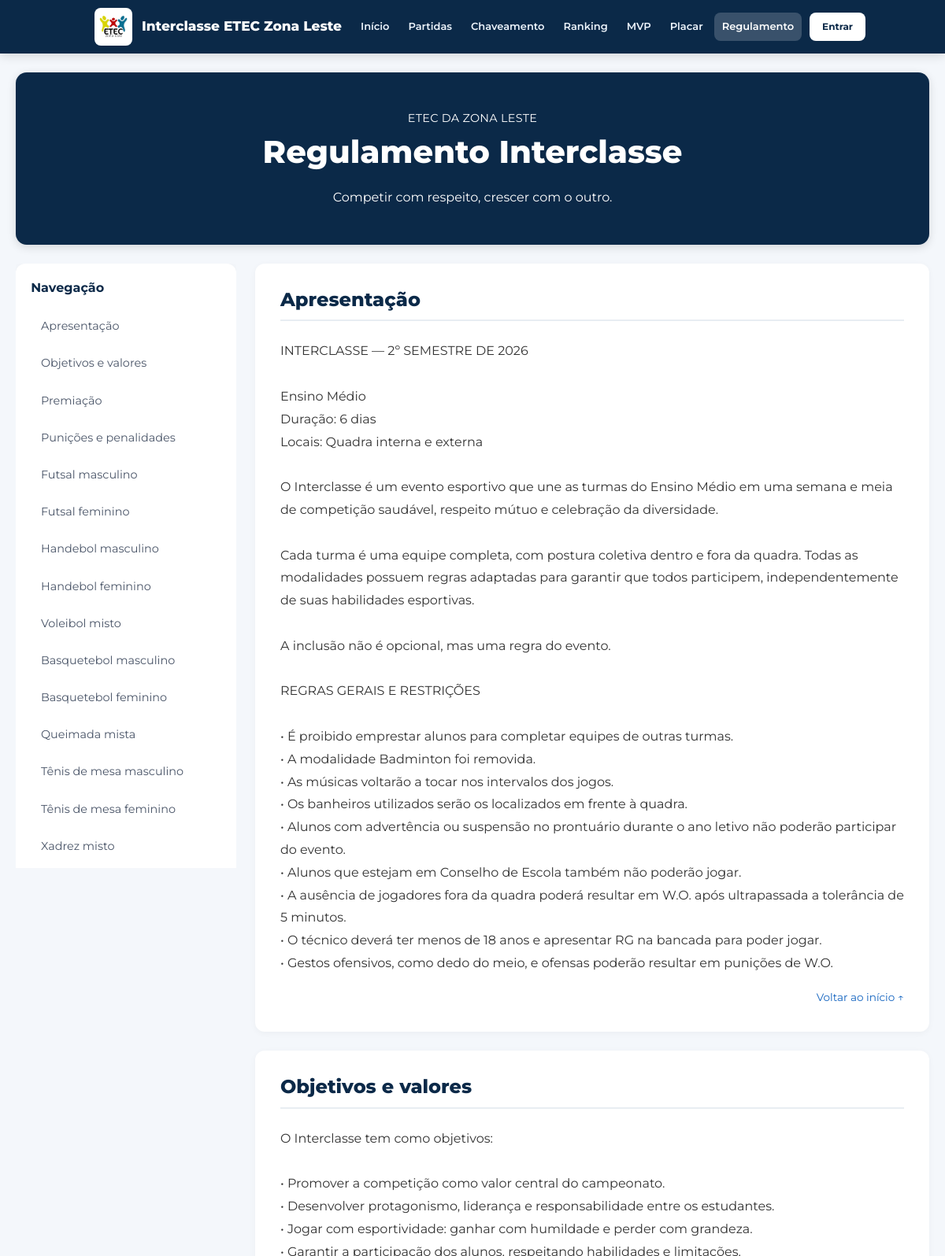
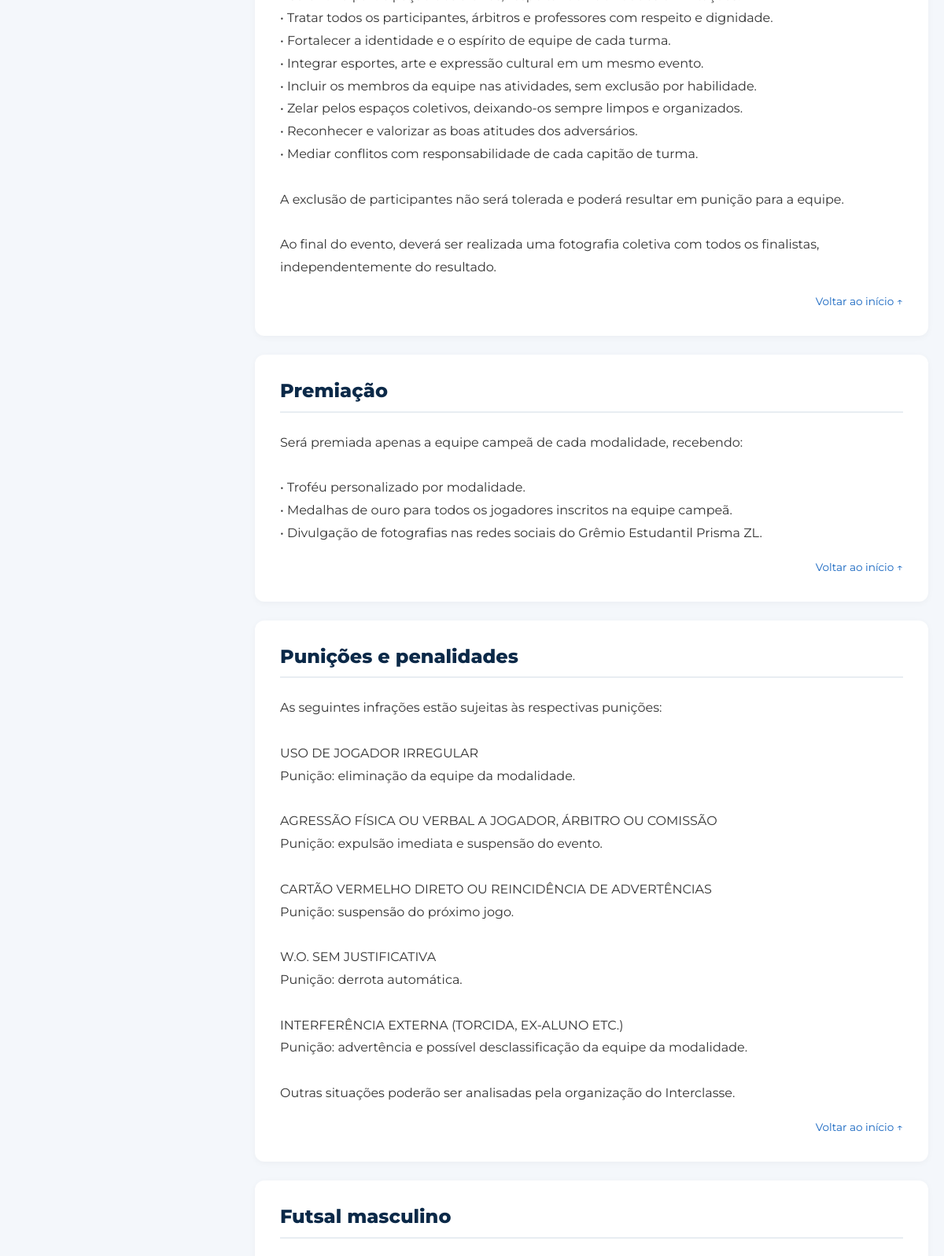
The app's page /public/regulamento.php (upper part) with its own data (2 pictures, top to bottom).
### tables this page shows
CREATE TABLE regulamentos (
    id INT UNSIGNED AUTO_INCREMENT PRIMARY KEY,

    slug VARCHAR(100) NOT NULL,
    titulo VARCHAR(150) NOT NULL,
    conteudo LONGTEXT NOT NULL,

    ordem SMALLINT UNSIGNED NOT NULL DEFAULT 0,
    ativo TINYINT(1) NOT NULL DEFAULT 1,

    atualizado_por INT UNSIGNED NULL,

    criado_em TIMESTAMP NOT NULL DEFAULT CURRENT_TIMESTAMP,

    atualizado_em TIMESTAMP NOT NULL DEFAULT CURRENT_TIMESTAMP
        ON UPDATE CURRENT_TIMESTAMP,

    UNIQUE KEY uk_regulamentos_slug (slug),
    KEY idx_regulamentos_ordem (ordem),

    CONSTRAINT fk_regulamentos_admin
        FOREIGN KEY (atualizado_por) REFERENCES usuarios(id)
        ON DELETE SET NULL ON UPDATE CASCADE
);

### includes/auth.php (called while the page is built, shortened)
<?php
function usuarioAutenticado(): bool
{
    return isset($_SESSION['usuario'])
        && isset($_SESSION['usuario']['id'])
        && isset($_SESSION['usuario']['perfil']);
}
function usuarioAtual(): ?array
{
    return usuarioAutenticado()
        ? $_SESSION['usuario']
        : null;
}

### public/regulamento.php (the view, shortened to what this page needs)
<?php
require_once __DIR__ . '/../config/database.php';
require_once __DIR__ . '/../includes/auth.php';
function escaparRegulamento(mixed $valor): string
{
    return htmlspecialchars((string) $valor, ENT_QUOTES, 'UTF-8');
}
$secoes = [];
$erro = null;
try {
    $stmt = $pdo->query("
        SELECT titulo, slug, conteudo
        FROM regulamentos
        WHERE ativo = 1
        ORDER BY ordem ASC, titulo ASC
    ");
    $secoes = $stmt->fetchAll(PDO::FETCH_ASSOC);
} catch (PDOException $e) {
    error_log($e->getMessage());
    $erro = 'Não foi possível carregar o regulamento.';
}
$perfil = usuarioAtual()['perfil'] ?? null;
$painel = [
    'admin'         => 'admin',
    'arbitro'       => 'arbitro',
    'representante' => 'representante',
][$perfil] ?? null;
$paginaAtual = 'regulamento';
if ($painel !== null) {
    require __DIR__ . '/../includes/' . $painel . '/header.php';
} else {
    require __DIR__ . '/../includes/header.php';
}
?>
<link rel="stylesheet" href="assets/regulamento.css?v=1">
<div class="reg-container" id="topo">
    <div class="reg-topo">
        <p class="reg-topo__escola">ETEC DA ZONA LESTE</p>
        <h1 class="title is-2">Regulamento Interclasse</h1>
        <p>Competir com respeito, crescer com o outro.</p>
    </div>
    <?php if ($erro !== null): ?>
        <div class="notification is-danger is-light"><?= escaparRegulamento($erro) ?></div>
    <?php elseif (empty($secoes)): ?>
        <div class="notification is-warning is-light">O regulamento ainda não foi publicado.</div>
    <?php else: ?>
        <div class="reg-layout">
            <aside class="reg-sidebar" aria-label="Seções do regulamento">
                <div class="reg-sidebar__box">
                    <p class="reg-sidebar__titulo">Navegação</p>
                    <nav class="reg-sidebar__links">
                        <?php foreach ($secoes as $secao): ?>
                            <a href="#<?= escaparRegulamento($secao['slug']) ?>"><?= escaparRegulamento($secao['titulo']) ?></a>
                        <?php endforeach; ?>
                    </nav>
                </div>
            </aside>
            <div class="reg-conteudo">
                <?php foreach ($secoes as $secao): ?>
                    <article class="reg-secao" id="<?= escaparRegulamento($secao['slug']) ?>">
                        <h2 class="title is-4"><?= escaparRegulamento($secao['titulo']) ?></h2>
                        <div class="reg-texto"><?= escaparRegulamento($secao['conteudo']) ?></div>
                        <div class="has-text-right mt-4">
                            <a href="#topo" class="reg-voltar">Voltar ao início ↑</a>
                        </div>
                    </article>
                <?php endforeach; ?>
            </div>
        </div>
    <?php endif; ?>
</div>
<?php
if ($painel !== null) {
    require __DIR__ . '/../includes/' . $painel . '/footer.php';
} else {
    require __DIR__ . '/../includes/footer.php';
}
?>

### includes/header.php (shortened to what this page needs)
<?php
require_once __DIR__ . '/auth.php';
$paginaAtual  = $paginaAtual ?? '';
$usuarioLogado = usuarioAtual();
$painel = match ($usuarioLogado['perfil'] ?? null) {
    'admin'         => 'admin/index.php',
    'arbitro'       => 'arbitro/index.php',
    'representante' => 'representante/index.php',
    default         => null,
};
?>
<!DOCTYPE html>
<html lang="pt-br" data-theme="light">
<head>
    <link rel="stylesheet" href="https://cdn.jsdelivr.net/npm/bulma@1.0.4/css/bulma.min.css">
    <link rel="stylesheet" href="assets/publico.css?v=3">
</head>
<body class="pub-body">
<nav class="navbar pub-nav" role="navigation" aria-label="principal">
    <div class="container">
        <div class="navbar-brand">
            <a class="navbar-item pub-marca" href="index.php">
                <img src="assets/logo-etec-zl.png" alt="ETEC Zona Leste">
                <span>Interclasse ETEC Zona Leste</span>
            </a>
        </div>
        <div id="menuPublico" class="navbar-menu">
            <div class="navbar-end">
                <a class="navbar-item <?= $paginaAtual === 'inicio' ? 'is-active' : '' ?>" href="index.php">Início</a>
                <a class="navbar-item <?= $paginaAtual === 'partidas' ? 'is-active' : '' ?>" href="partidas.php">Partidas</a>
                <a class="navbar-item <?= $paginaAtual === 'chaveamento' ? 'is-active' : '' ?>" href="chaveamento.php">Chaveamento</a>
                <a class="navbar-item <?= $paginaAtual === 'ranking' ? 'is-active' : '' ?>" href="ranking.php">Ranking</a>
                <a class="navbar-item <?= $paginaAtual === 'mvp' ? 'is-active' : '' ?>" href="mvp.php">MVP</a>
                <a class="navbar-item <?= $paginaAtual === 'placar' ? 'is-active' : '' ?>" href="placar.php">Placar</a>
                <a class="navbar-item <?= $paginaAtual === 'regulamento' ? 'is-active' : '' ?>" href="regulamento.php">Regulamento</a>
                <div class="navbar-item">
                    <?php if ($painel): ?>
                        <a class="button is-light is-small pub-btn-painel" href="<?= escapar($painel) ?>">Meu painel</a>
                    <?php else: ?>
                        <a class="button is-light is-small pub-btn-painel" href="login.php">Entrar</a>
                    <?php endif; ?>
                </div>
            </div>
        </div>
    </div>
</nav>
<main class="pub-main">

### includes/footer.php (shortened to what this page needs)
</main>
</body>
</html>

### public/assets/publico.css (style rules this page uses)
.pub-body { margin: 0; min-height: 100vh; display: flex; flex-direction: column; background: #f4f7fb; color: #243247; font-family: 'Montserrat', sans-serif; }
.pub-main { flex: 1; width: 100%; }
.pub-nav.navbar { background: #0b2948; box-shadow: 0 3px 12px #0002; min-height: 68px; }
.pub-nav .navbar-brand, .pub-nav .navbar-menu, .pub-nav .navbar-end { align-items: center; }
.pub-marca { display: flex; align-items: center; gap: 12px; padding-top: 10px; padding-bottom: 10px; font-weight: 800; font-size: 17px; color: #ffffff; }
.pub-marca img { width: 48px; height: 48px; max-height: none; object-fit: contain; padding: 3px; border-radius: 8px; background: #ffffff; }
.pub-nav .navbar-end > a.navbar-item { color: #edf4fc; font-size: 13px; font-weight: 600; background: transparent; border-radius: 8px; padding: 0 14px; height: 36px; margin: 0 2px; transition: background .2s; }
.pub-nav .navbar-end > a.navbar-item.is-active { background: #ffffff30; color: #ffffff; }
.pub-nav .navbar-end > div.navbar-item { background: transparent; padding: 0 0 0 8px; }
.pub-btn-painel { font-weight: 700; border: none; border-radius: 8px; height: 36px; padding: 0 16px; background: #ffffff; color: #0b2948; }
img, video, iframe { max-width: 100%; }
.pub-nav .navbar-end > a.navbar-item { padding: 0 10px; white-space: nowrap; }

### public/assets/regulamento.css (style rules this page uses)
html { scroll-behavior: smooth; }
.reg-container { width: 100%; max-width: 1200px; margin: 0 auto; padding: 24px 20px; }
.reg-topo { background: #0b2948; padding: 3rem 1.5rem; border-radius: 14px; text-align: center; margin-bottom: 1.5rem; box-shadow: 0 3px 12px #0002; }
.reg-topo h1, .reg-topo p { color: #ffffff; }
.reg-topo h1 { font-family: 'Montserrat', sans-serif; font-weight: 800; }
.reg-topo__escola { font-size: .9rem; margin-bottom: .5rem; letter-spacing: .02em; }
.reg-layout { display: grid; grid-template-columns: minmax(220px, 280px) minmax(0, 1fr); gap: 1.5rem; align-items: start; }
.reg-sidebar { position: sticky; top: 16px; max-height: calc(100vh - 32px); overflow-y: auto; }
.reg-sidebar__box { background: #ffffff; padding: 1.2rem; border-radius: 12px; box-shadow: 0 2px 8px #0000000d; }
.reg-sidebar__titulo { color: #0b2948; font-weight: 700; margin-bottom: 1rem; }
.reg-sidebar__links { display: flex; flex-direction: column; gap: .3rem; }
.reg-sidebar__links a { display: block; padding: .65rem .8rem; border-radius: 8px; color: #4a5568; font-size: .9rem; transition: background .2s; }
.reg-secao { scroll-margin-top: 16px; background: #ffffff; border-radius: 12px; padding: 2rem; margin-bottom: 1.5rem; box-shadow: 0 2px 8px #0000000a; }
.reg-secao h2 { color: #0b2948; border-bottom: 2px solid #e8edf2; padding-bottom: .8rem; margin-bottom: 1.2rem; font-family: 'Montserrat', sans-serif; }
.reg-texto { white-space: pre-wrap; overflow-wrap: anywhere; line-height: 1.8; color: #333333; }
.reg-voltar { color: #1565c0; font-size: .85rem; }

### records on screen
regulamentos: titulo "Apresentação", conteudo "INTERCLASSE — 2º SEMESTRE DE 2026 Ensino Médio Duração: 6 dias Locais: Quadra interna e externa O Interclasse é um evento esportivo que une as turmas do Ensino Médio em uma semana e meia de competição saudável, respeito mútuo e celebração da diversidade. Cada turma é uma equipe completa, com postura coletiva dentro e fora da quadra. Todas as modalidades possuem regras adaptadas para garantir que todos participem, independentemente de suas habilidades esportivas. A inclusão não é opcional, mas uma regra do evento. REGRAS GERAIS E RESTRIÇÕES • É proibido emprestar alunos para completar equipes de outras turmas. • A modalidade Badminton foi removida. • As músicas voltarão a tocar nos…"
regulamentos: titulo "Objetivos e valores", conteudo "O Interclasse tem como objetivos: • Promover a competição como valor central do campeonato. • Desenvolver protagonismo, liderança e responsabilidade entre os estudantes. • Jogar com esportividade: ganhar com humildade e perder com grandeza. • Garantir a participação dos alunos, respeitando habilidades e limitações. • Tratar todos os participantes, árbitros e professores com respeito e dignidade. • Fortalecer a identidade e o espírito de equipe de cada turma. • Integrar esportes, arte e expressão cultural em um mesmo evento. • Incluir os membros da equipe nas atividades, sem exclusão por habilidade. • Zelar pelos espaços coletivos, deixando-os sempre limpos e organizados. • Reconhecer e…"
regulamentos: titulo "Premiação", conteudo "Será premiada apenas a equipe campeã de cada modalidade, recebendo: • Troféu personalizado por modalidade. • Medalhas de ouro para todos os jogadores inscritos na equipe campeã. • Divulgação de fotografias nas redes sociais do Grêmio Estudantil Prisma ZL."
regulamentos: titulo "Punições e penalidades", conteudo "As seguintes infrações estão sujeitas às respectivas punições: USO DE JOGADOR IRREGULAR Punição: eliminação da equipe da modalidade. AGRESSÃO FÍSICA OU VERBAL A JOGADOR, ÁRBITRO OU COMISSÃO Punição: expulsão imediata e suspensão do evento. CARTÃO VERMELHO DIRETO OU REINCIDÊNCIA DE ADVERTÊNCIAS Punição: suspensão do próximo jogo. W.O. SEM JUSTIFICATIVA Punição: derrota automática. INTERFERÊNCIA EXTERNA (TORCIDA, EX-ALUNO ETC.) Punição: advertência e possível desclassificação da equipe da modalidade. Outras situações poderão ser analisadas pela organização do Interclasse."
regulamentos: titulo "Futsal masculino"
regulamentos: titulo "Futsal feminino"
regulamentos: titulo "Handebol masculino"
regulamentos: titulo "Handebol feminino"
regulamentos: titulo "Voleibol misto"
regulamentos: titulo "Basquetebol masculino"
regulamentos: titulo "Basquetebol feminino"
regulamentos: titulo "Queimada mista"
regulamentos: titulo "Tênis de mesa masculino"
regulamentos: titulo "Tênis de mesa feminino"
regulamentos: titulo "Xadrez misto"
